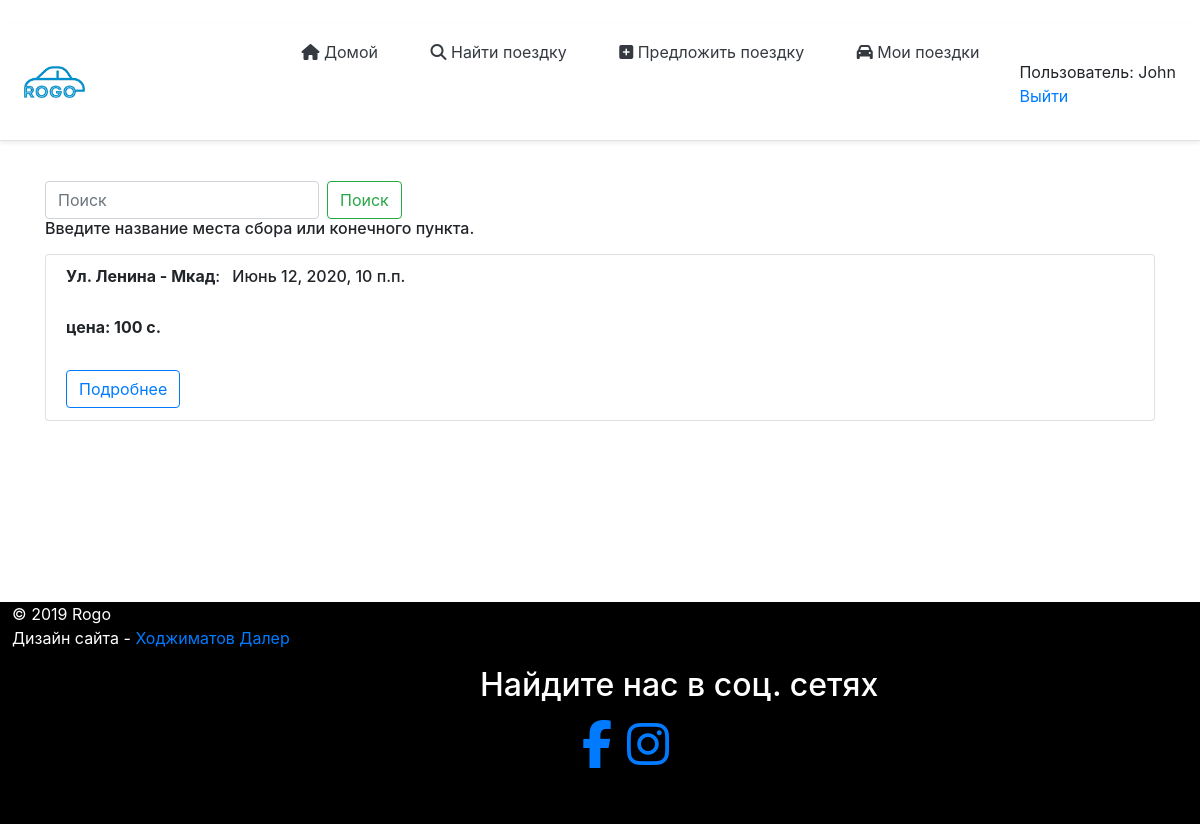
Screenshot of /rides/ (signed in) with the database file from the repository.
### rides/models.py (models this page shows, shortened)
class Rides(models.Model):
    author = models.ForeignKey(User, on_delete = models.CASCADE, verbose_name = 'Создатель поездки', blank = True, null = True)
    date_create = models.DateTimeField(default=default_datetime(), null=True, blank = True, verbose_name = 'Дата создания')
    pick_up_location = models.CharField(max_length=120, verbose_name='Место сбора')
    drop_location = models.CharField(max_length=120, verbose_name='Пункт назначения')
    total_rides = models.IntegerField(verbose_name='Количество пассажиров(мин=1, макс=10)', validators=[MaxValueValidator(10),MinValueValidator(1)])
    date = models.DateField(verbose_name='Дата(гг-мм-дд)')
    time= models.TimeField(verbose_name='Время(ч:м)',auto_now=False, auto_now_add=False, null=True)
    price = models.CharField(max_length=120,verbose_name='Цена (с.)', default='')
    car = models.CharField(max_length=120,default='',verbose_name='Марка авто')
    car_number = models.CharField(max_length=12, verbose_name = 'Номер машины (01 0000 GG)', default = '')
    car_year_issue = models.CharField(max_length=4, verbose_name='Год выпуска машины', default = '')
    phone_number = models.CharField(max_length=15, default='', verbose_name='Номер телефона (используйте в начале код страны)')
    class Meta:
        verbose_name='Поездку' # отображение нужного названия в админ панели при редактировании
        verbose_name_plural='Поездки' # отображенпие нужного названия в панели админа

### rides/views.py (the view)
# urls.py: path('',views.ridesList,name='Home'),
def ridesList(request,*args,**kwargs):
    search_query = request.GET.get('search','')
    fail=False
    if search_query:
        listRides = Rides.objects.filter(Q(drop_location__icontains=search_query) | Q(pick_up_location__icontains=search_query))
    else:
        fail=True
        listRides = Rides.objects.all().order_by('date_create')
    kwargs['list_rides'] = Rides.objects.all().order_by('date_create')
    context={ # через этот словарь можно передавать текст в html
   'listRides':listRides,
   'fail':fail,
    }
    return render(request,'rides/list.html',context)

### rides/templates/rides/list.html
{% extends "rides/index.html" %}
{% block content %}
    <div data-id="block" class="container mt-4">
        <form class="form-inline my-2 my-lg-0">
            <input class="form-control mr-sm-2" type="search" placeholder="Поиск" aria-label="Search" name="search" />
            <button class="btn btn-outline-success my-2 my-sm-0" type="submit">Поиск</button>
        </form>
        <h6>Введите название места сбора или конечного пункта.</h6>
        {% for i in listRides %}
        <ul class="list-group mt-3">
            <li class="list-group-item">
                <h6><b>{{i.pick_up_location}} - {{i.drop_location}}</b>: <span class="m-2">{{i.date}}, {{i.time}}</span></h6>
                <br />
                <h6><b>цена: {{i.price}} c.</b></h6>
                <br />
                {% if user.is_authenticated %}
                <a class="btn btn-outline-primary" href="/ride/{{i.id}}">Подробнее</a>
                {% else %}
                <a class="btn btn-outline-primary" href="{% url 'login'%}?next={{request.path}}">Подробнее</a>
                {% endif %}
            </li>
        </ul>
        {% endfor %}
    </div>
        {% endblock %}

### rides/templates/rides/index.html (shortened to what this page needs)
﻿<html xmlns="http://www.w3.org/1999/xhtml">
<head>
    {% load static %}
    <link rel="stylesheet" href="https://stackpath.bootstrapcdn.com/bootstrap/4.4.1/css/bootstrap.min.css">
    <link rel="stylesheet" href="{% static 'mainApp/css/style.css' %}" type="text/css" />
    <link rel="stylesheet" href="{% static 'mainApp/css/media.css' %}" type="text/css" />
    <link href="/docs/4.4/dist/css/bootstrap.min.css" rel="stylesheet">
</head>
<body>
    <div class="wrapper">
        <div class="d-flex flex-md-row align-items-center p-3 px-md-4 mb-3 bg-white border-bottom shadow-sm">
            <a href="{% url 'index' %}"><img style="max-width: 65%" src="{% static 'mainApp/image/rogo.png' %}" /></a>
            <div class="top">
                <nav class="my-2 my-md-0 mr-md-3" style="float:left">
                    <a class="px-md-4 text-dark" href="{% url 'index' %}"><i class="fas fa-home"></i> Домой</a>
                    <a class="px-md-4 text-dark" href="/rides"><i class="fas fa-search"></i> Найти поездку</a>
                    <a class="px-md-4 text-dark" href={% url 'offerRide' %}><i class="fas fa-plus-square"></i> Предложить поездку</a>
                    {% if user.is_authenticated %}
                    <a class="px-md-4 text-dark" href="{% url 'myRides' %}"><i class="fas fa-car"></i> Мои поездки</a>
                    {% endif %}
                </nav>
                {% block sidebar %}
                <ul class="sidebar-nav" style="float:right">
                    {% if user.is_authenticated %}
                    <li> Пользователь: {{ request.user.first_name }}</li>
                    <li><a href="{% url 'logout'%}">Выйти</a></li>
                    {% else %}
                    <li><a class="btn btn-outline-primary" href="{% url 'login'%}">Войти</a></li>
                    <li><a class="btn btn-outline-primary" href="{% url 'register' %}">Регистрация</a></li>
                    {% endif %}
                </ul>
                {% endblock %}
            </div>
        </div>
        <div class="content1">
            {% block content %}
            {% endblock %}
        </div>
        <footer class="footer" style="background-color: black; color: white; max-width:100%; padding-bottom: 40px; bottom: 0;box-sizing: border-box; width:100%;">
            <p style="padding-left:1%">
                © 2019 Rogo
                <br />
                Дизайн сайта - <a style="text-decoration: none;" href="https://www.instagram.com/daler_hojimatov/?hl=ru">Ходжиматов Далер</a>
            </p>
            <div style="margin-left:40%; max-width:50%;">
                <p class="float-center"><h2><span>Найдите нас в соц. сетях</span></h2></p>
                <ul style="margin-left: 17%">
                    <li style="float:left;"><a target="_blank" href="https://www.facebook.com/rogo.tj"><i class="fa fa-3x fa-facebook"></i></a></li>
                    <li><a style="margin-left: 15px;" target="_blank" href="https://www.instagram.com/rogo.tj/"><i class="fa fa-3x fa-instagram"></i></a></li>
                </ul>
            </div>
        </footer>
    </div>
</body>
</html>

### static/mainApp/css/style.css (style rules this page uses)
body { background-image: url("image/pogoda.jpg"); }
.sidebar-nav { margin-top: 20px; padding: 0; list-style: none; }
html, body { height: 100%; width:100% }
* { margin: 0; padding: 0; }
.wrapper { height: 100%; width: 100% }
.content1 { height: 100%; width: 100% }
.content1 { width: 100% }

### static/mainApp/css/media.css (style rules this page uses)
* { transition: all .2s; }

### rides/templates/rides/index.html (style rules this page uses)
li { list-style-type: none; }
ul { margin-left: 0; padding-left: 0; }
* { margin: 0; padding: 0; }
html, body { height: 100%; }
.wrapper { display: table; height: 100%; }
.content1 { display: table-row; height: 100%; }

### rows the page displays
Rides: pick_up_location "Ул. Ленина", drop_location "Мкад", date "Июнь 12, 2020", time "10 п.п.", price "100"

### other values shown
{{ request.user.first_name }} "John"
